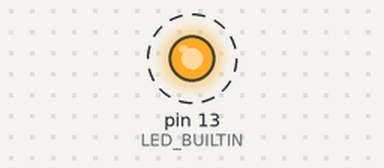
Recording of a sketch running on a simulated Arduino Uno, built with avr-gcc and run on an emulated ATmega328P. On the bench: output pins drawn as LEDs (lit = HIGH). Dashed ring = blinking. What the sketch prints to the serial monitor is not drawn.

Above: at 0.2 s.
Timing chart, 0 to 3.0 s (numbered marks = the images above):
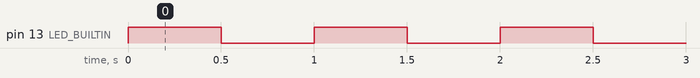

The sketch:

bareMinimum.ino
```cpp
#include <usb_serial.h>

bool ledState = true;
void setup(){
    pinMode(LED_BUILTIN, OUTPUT);
    digitalWrite(LED_BUILTIN,ledState);
    Serial.begin(9600);
    while (!Serial){}
}

int counter = 0;
void loop(){
    Serial.println(counter++);
    delay(500);
    ledState = !ledState;
    digitalWrite(LED_BUILTIN,ledState);
}
```

Measured:
- by itself, pin 13 (LED_BUILTIN): alternates HIGH for 0.50 s and LOW for 0.50 s
